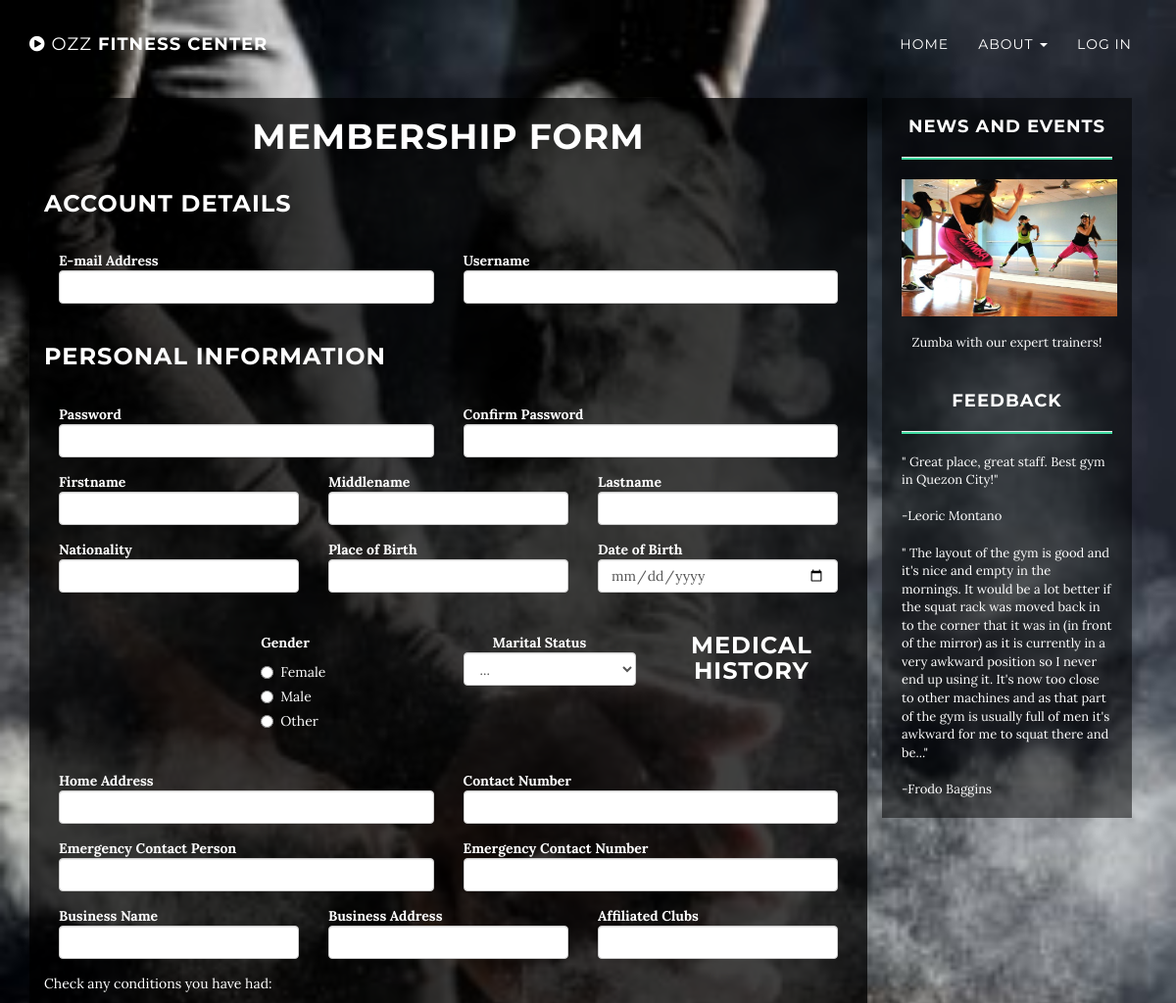
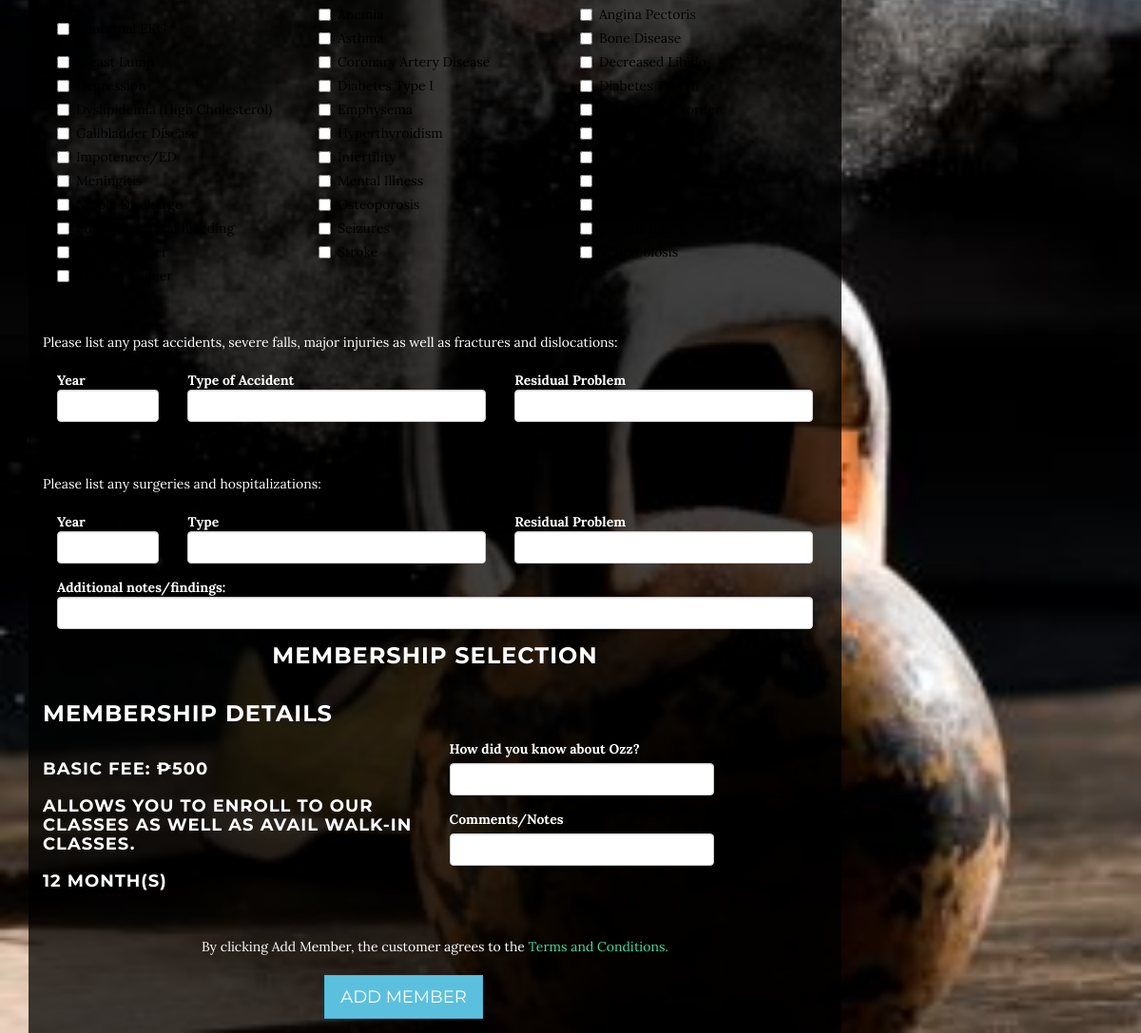
/becomeamember.php, run on the app's committed database (2 pictures, top to bottom).
### tables this page shows
CREATE TABLE `tbl_medcond` (
  `cond_id` int(11) NOT NULL,
  `conditionname` varchar(200) NOT NULL,
  `severity` int(11) NOT NULL
);

CREATE TABLE `tbl_membership` (
  `membership_id` int(11) NOT NULL,
  `membershipname` varchar(200) NOT NULL,
  `membershipfee` double NOT NULL,
  `descr` varchar(500) NOT NULL,
  `duration` int(11) NOT NULL
);

### becomeamember.php (the view, shortened to what this page needs)
 <!DOCTYPE html>
<html lang="en">
<?php include 'head.php'; ?>
<body id="page-top" data-spy="scroll" data-target=".navbar-fixed-top">
    <?php include 'nav.php';?>
    <div class="wrapper">
      <div class="container">
        <div class="row">
          <div class="col-sm-12">
              <div class="col-sm-9" style="margin-top: 100px;background: rgba(0,0,0, 0.75);">
                <div class="row">
                  <div class="col-md-2">
                  </div>
                  <div class="col-md-8 text-center">
                    <div><br/>
                      <h1 class="text-center">Membership Form</h1>
                    </div>
                  </div>
                </div>
              <div class="card">
                <form method="post">
                     <h3>Account Details</h3>
                    <div class="form-row" style="margin-bottom: 10% !important;">
                         <div class="form-group col-md-6">
                           <strong>E-mail Address</strong>
                           <input type = "email" class="form-control" name ="email">
                         </div>
                         <div class="form-group col-md-6" style="margin-bottom: 5%;">
                           <strong>Username</strong>
                           <input type = "text" class="form-control" name ="username">
                         </div>
                     </div>
                     <h3>Personal Information</h3>
                     <div class="form-row">
                         <div class="form-group col-md-6 col-sm-5">
                           <strong>Password</strong>
                           <input type = "password" class="form-control" name ="password">
                         </div>
                         <div class="form-group col-md-6 col-sm-5">
                           <strong>Confirm Password</strong>
                           <input type = "password" class="form-control" name ="confirmpassword">
                         </div>
                     </div>
                     <div class="form-row">
                         <div class="form-group col-md-4 col-sm-4">
                           <strong>Firstname</strong>
                           <input type = "text" class="form-control" name ="fname">
                         </div>
                         <div class="form-group col-md-4 col-sm-4">
                           <strong>Middlename</strong>
                           <input type = "text" class="form-control" name ="mname">
                         </div>
                         <div class="form-group col-md-4 col-sm-4">
                           <strong>Lastname</strong>
                           <input type = "text" class="form-control" name ="lname">
                         </div>
                     </div>
                     <div class="form-row">
                         <div class="form-group col-md-4 col-sm-4">
                           <strong>Nationality</strong>
                           <input type = "text" class="form-control" name ="nationality">
                         </div>
                         <div class="form-group col-md-4 col-sm-4">
                           <strong>Place of Birth</strong>
                           <input type = "text" class="form-control" name ="placeofbirth">
                         </div>
                         <div class="form-group col-md-4 col-sm-4" style="margin-bottom: 5%;">
                           <strong>Date of Birth</strong>
                           <input type = "date" class="form-control" name ="dateofbirth">
                         </div>
                     </div>
                     <div class="form-row">
                         <div class = "form-group col-md-3">
                         </div>
                         <div class = "form-group col-md-3">
                             <strong>Gender</strong>
                             <div class="radio radio-primary">
                               <label><input type="radio" name="gender" value="Female">Female</label>
                             </div>
                             <div class="radio radio-primary">
                               <label><input type="radio" name="gender" value="Male">Male</label>
                             </div>
                             <div class="radio radio-primary">
                               <label><input type="radio" name="gender" value="Male">Other</label>
                             </div>
                         </div>
                         <div class="form-group col-md-3">
                           <strong>Marital Status</strong>
                           <label for="select111" class="col-md-1 control-label"></label>
                           <div class="">
                             <select name = "maritalstatus" id="select111" class="form-control">
                               <option>...</option>
                             </select>
                           </div>
                         </div>
                     </div>
                     <div class="form-row">
                         <div class="form-group col-md-12">
                         </div>
                          <div class="form-group col-md-6">
                           <strong>Home Address</strong>
                           <input type = "text" class="form-control" name ="homeaddress">
                         </div>
                          <div class="form-group col-md-6">
                           <strong>Contact Number</strong>
                           <input type = "text" class="form-control" name ="contactnumber">
                         </div>
                     </div>
                     <div class="form-row">
                         <div class="form-group col-md-6 col-sm-6">
                           <strong>Emergency Contact Person</strong>
                           <input type = "text" class="form-control" name ="emergencyperson">
                         </div>
                         <div class="form-group col-md-6 col-sm-6">
                           <strong>Emergency Contact Number</strong>
                           <input type = "text" class="form-control" name ="EPnumber">
                         </div>
                     </div>
                     <div class="form-row">
                         <div class="form-group col-md-4 col-sm-4">
                           <strong>Business Name</strong>
                           <input type = "text" class="form-control" name ="businessname">
                         </div>
                         <div class="form-group col-md-4 col-sm-4">
                           <strong>Business Address</strong>
                           <input type = "text" class="form-control" name ="businessaddress">
                         </div>
                         <div class="form-group col-md-4 col-sm-4">
                           <strong>Affiliated Clubs</strong>
                           <input type = "text" class="form-control" name ="clubs">
                         </div>
                     </div>
            </div>
                        <div class="card">
                            <center><h3>Medical History</h3></center>
                            <div class = "row">
                              <div class="col-md-12">
                                Check any conditions you have had: <br><br>
                                <?php
                                $medSel = mysqli_query($conn, "SELECT * FROM tbl_medcond");
                                while ($showMed = mysqli_fetch_array($medSel))
                                {
                                  $cond_id = $showMed['cond_id'];
                                  $conditionname = $showMed['conditionname'];
                                ?>
                                  <div class="checkbox col-md-4">
                                    <label style = "color:black">
                                      <input type="checkbox" name="condition[]" value="<?php echo $cond_id?>"/> <?php echo $conditionname?>
                                    </label>
                                  </div>
                                <?php
                                }
                                ?>
                              </div>
                            </div>
                            <div class="form-row">
                              <br><br>
                                Please list any past accidents, severe falls, major injuries as well as fractures and dislocations:
                              <br/><br/>
                                <div class="form-group col-md-2 col-sm-2">
                                  <strong>Year</strong>
                                  <input type = "text" class="form-control" name ="a_year">
                                </div>
                                <div class="form-group col-md-5 col-sm-5">
                                  <strong>Type of Accident</strong>
                                  <input type = "text" class="form-control" name ="accident">
                                </div>
                                <div class="form-group col-md-5 col-sm-5">
                                  <strong>Residual Problem</strong>
                                  <input type = "text" class="form-control" name ="a_residual">
                                </div>
                            </div>
                            <div class="form-row" style="clear: both;">
                              <br><br>
                                Please list any surgeries and hospitalizations:
                              <br/><br/>
                                <div class="form-group col-md-2 col-sm-2">
                                  <strong>Year</strong>
                                  <input type = "text" class="form-control" name ="h_year">
                                </div>
                                <div class="form-group col-md-5 col-sm-5">
                                  <strong>Type</strong>
                                  <input type = "text" class="form-control" name ="hospitali">
                                </div>
                                <div class="form-group col-md-5 col-sm-5">
                                  <strong>Residual Problem</strong>
                                  <input type = "text" class="form-control" name ="h_residual">
                                </div>
                                <div class="form-group col-md-12 col-sm-12" style="clear: both;">
                                  <strong>Additional notes/findings: </strong>
                                  <input type = "text" class="form-control" name ="findings">
                                </div>
                            </div>
                        </div>
            <div class="cardshort">
                <center><h3>Membership Selection</h3></center>
              <div class="row">
                                      <div class="col-lg-6">
                                        <h3>Membership Details</h3>
                  <?php
                                          $membershipSel = mysqli_query($conn, "SELECT * FROM tbl_membership ORDER BY membership_id desc");
                                          while ($show = mysqli_fetch_array($membershipSel))
                                          {
                                              $membershipname = $show['membershipname'];
                                              $membershipfee = $show['membershipfee'];
                                              $descr = $show['descr'];
                                              $duration = $show['duration'];
                  ?>
                                                <h4>
                                                <?php echo $membershipname; ?> Fee:   &#8369;<?php echo $membershipfee; ?><br><br>
                                                <?php echo $descr; ?><br><br>
                                                <?php echo $duration; ?> month(s)<br>
                                              </h4>
                <?php
                                          }
                ?>
                                      </div>
                  <div class= "col-lg-6">
                      <br><br>
                      <div class="form-group label-floating">
                          <label class="control-label">How did you know about Ozz?</label>
                          <input type="text" name="howdiduknow" class="form-control" style="width: 70%;">
                      </div>
                      <div class="form-group label-floating">
                          <label class="control-label">Comments/Notes</label>
                          <input type="text" name="commentsnotes" class="form-control" style="width: 70%;">
                      </div><br><br><br>
                  </div>
                </div>
                <div class = "form-group">
                    <center>
                      By clicking Add Member, the customer agrees to the
                      <a href="termsandconditions.php" target="_blank">Terms and Conditions.</a>
                    </center>
                    <br>
                    <center>
                    <button type="submit" name="finalAdd" class="btn btn-info btn-raised btn-lg"
                    style="margin-left: -8%;">
                    ADD MEMBER
                    </center>
                </div>
            </div>
              </div>
                    <div class="col-sm-3" style="margin-top: 100px;" >
                    <div class = "news" align="center">
                        <h4 align="center">NEWS AND EVENTS</h4>
                        <hr style="background-color: #42DCA3; height: 2px; margin-top: -15px;"/>
                        <img src="img/zumba.jpg" height="140" width="220"><br><br>
                        Zumba with our expert trainers!
                    </div>
                    <div class = "news">
                        <h4 align="center">FEEDBACK</h4>
                        <hr style="background-color: #42DCA3; height: 2px; margin-top: -15px;"/>
                        " Great place, great staff. Best gym in Quezon City!" <br><br> -Leoric Montano
                        <br><br>
                        " The layout of the gym is good and it's nice and empty in the mornings. It would be a lot better if the squat rack was moved back in to the corner that it was in (in front of the mirror) as it is currently in a very awkward position so I never end up using it. It's now too close to other machines and as that part of the gym is usually full of men it's awkward for me to squat there and be..." <br><br> -Frodo Baggins
                    </div>
                  </div>
          </div>
        </div>
      </div>
    </div>
</body>
</html>

### data on the page
tbl_medcond: conditionname "Angina Pectoris"
tbl_medcond: conditionname "Asthma"
tbl_medcond: conditionname "Bone Disease"
tbl_medcond: conditionname "Breast Lump"
tbl_medcond: conditionname "Coronary Artery Disease"
tbl_medcond: conditionname "Decreased Libido"
tbl_medcond: conditionname "Diabetes Type I"
tbl_medcond: conditionname "Diabetes Type II"
tbl_medcond: conditionname "Dyslipidemia (High Cholesterol)"
tbl_medcond: conditionname "Emphysema"
tbl_medcond: conditionname "Endocrine Disorder"
tbl_medcond: conditionname "Gallbladder Disease"
tbl_medcond: conditionname "Hyperthyroidism"
tbl_medcond: conditionname "Impotenece/ED"
tbl_medcond: conditionname "Infertility"
tbl_medcond: conditionname "Meningitis"
tbl_medcond: conditionname "Mental Illness"
tbl_medcond: conditionname "Nipple Discharge"
tbl_medcond: conditionname "Osteoporosis"
tbl_medcond: conditionname "Postmenopausal Bleeding"
tbl_medcond: conditionname "Seizures"
tbl_medcond: conditionname "Stroke"
tbl_medcond: conditionname "Tubercolosis"
tbl_medcond: conditionname "Thyroid Cancer"
tbl_membership: membershipname "BASIC", membershipfee "500", descr "ALLOWS YOU TO ENROLL TO OUR CLASSES AS WELL AS AVAIL WALK-IN CLASSES.", duration "12"
